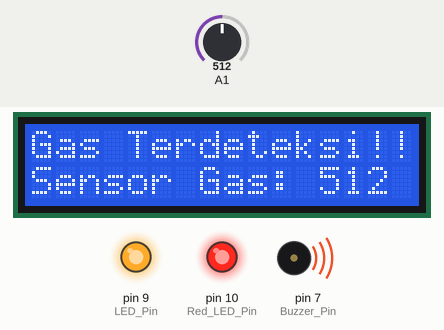
Simulated run of this sketch. Board: Arduino Uno, built with avr-gcc and run on an emulated ATmega328P. Shown: 16×2 character LCD, output pins drawn as LEDs (lit = HIGH), buzzer (waves = sounding, pin HIGH). Inputs (shaded band) come from the test bench; at power-on: A1 = 512.

Above: at 6.7 s.
6.8 s: A1 set to 312
At 8.6 s:
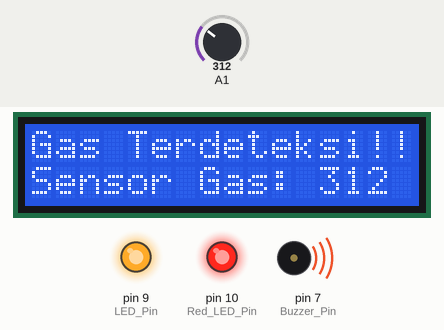
9.6 s: A1 set to 289
At 13.1 s:
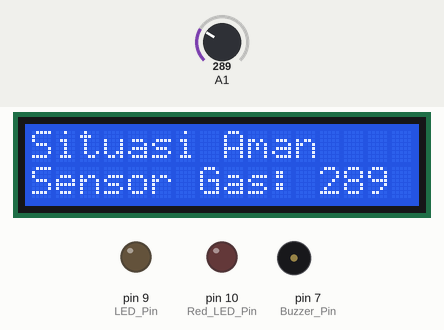
13.7 s: A1 set to 306
At 17.5 s:
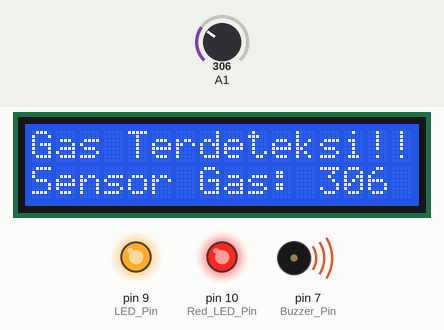
Timing chart, 0 to 19.0 s (numbered marks = the images above; inputs shaded):
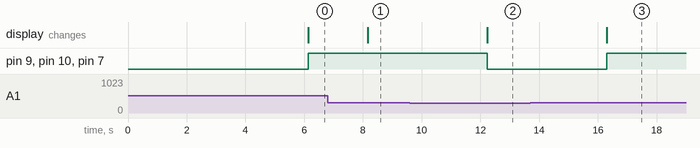

The sketch:

Sensor_MQ-5_dengan_buzzer.ino
```cpp
#include <Wire.h>
#include <LiquidCrystal_I2C.h>

LiquidCrystal_I2C lcd(0x27, 16, 2);

int valorsensorgas;
int Buzzer_Pin = 7;
int LED_Pin = 9;        // Green LED
int Red_LED_Pin = 10;   // Red LED

const int gasThresholdLow = 300;
const int gasThresholdHigh = 1000;

void setup() {
    pinMode(Buzzer_Pin, OUTPUT);
    pinMode(LED_Pin, OUTPUT);
    pinMode(Red_LED_Pin, OUTPUT);
    lcd.init();
    lcd.backlight();
    Serial.begin(9600);

    // Tampilan inisialisasi
    lcd.clear();
    lcd.setCursor(0, 0);
    lcd.print("MQ-5 DETEKSI");
    lcd.setCursor(0, 1);
    lcd.print("By : xxxxxx ");
    delay(5000);
}

void loop() {
    valorsensorgas = analogRead(A1);
    delay(1000);

    lcd.setCursor(11, 0); // Pindahkan kursor ke kolom 11 baris 0
    lcd.print(valorsensorgas); // Tampilkan nilai sensor gas

    // Cek apakah nilai sensor gas berada dalam rentang tertentu
    if (valorsensorgas >= gasThresholdLow && valorsensorgas <= gasThresholdHigh) {
        lcd.clear();
        lcd.setCursor(0, 0);
        lcd.print("Gas Terdeteksi!!!");
        lcd.setCursor(0, 1);
        lcd.print("Sensor Gas: ");
        lcd.print(valorsensorgas);
        digitalWrite(Buzzer_Pin, HIGH); // Nyalakan Buzzer_Pin
        digitalWrite(LED_Pin, HIGH); // Nyalakan LED_Pin
        digitalWrite(Red_LED_Pin, HIGH); // Nyalakan Red_LED_Pin
    } else {
        lcd.clear();
        lcd.setCursor(0, 0);
        lcd.print("Situasi Aman");
        lcd.setCursor(0, 1);
        lcd.print("Sensor Gas: ");
        lcd.print(valorsensorgas);
        digitalWrite(Buzzer_Pin, LOW); // Matikan Buzzer_Pin
        digitalWrite(LED_Pin, LOW); // Matikan LED_Pin
        digitalWrite(Red_LED_Pin, LOW); // Matikan Red_LED_Pin
    }

    delay(1000);
}
```

Measured:
- the behaviour switches between 300 and 299 on A1 (found by bisection; images 1 and 2)
- after the input at 6.8 s, the display: changes after 1.4 s (image 1)
- after the input at 9.6 s, pin 9 (LED_Pin), pin 10 (Red_LED_Pin), pin 7 (Buzzer_Pin): HIGH → LOW after 2.6 s; the display: changes after 2.6 s (image 2)
- after the input at 13.7 s, pin 9 (LED_Pin), pin 10 (Red_LED_Pin), pin 7 (Buzzer_Pin): LOW → HIGH after 2.6 s; the display: changes after 2.6 s (image 3)
